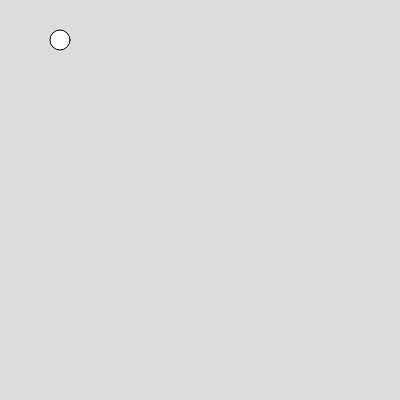
Frame 1 (no input)
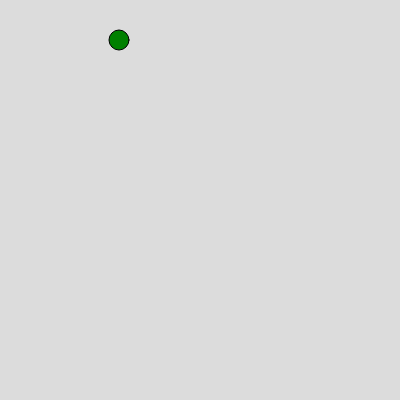
Frame 60 (no input)
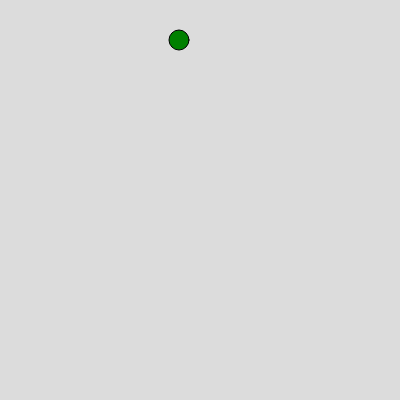
Frame 120 (the mouse pressed at the canvas centre since frame 60)

The p5.js sketch that drew these frames (run headless with seeded random() and noise() and a simulated clock; from frame 60 on, the mouse is pressed at the canvas centre):

// p5.js sketch
// ── sketch.js
var ball={
x:60,
y:40,
radius:20,
color:["blue","pink","green","red"],
x_speed:0,
y_speed:0
}

function setup() 
{
  createCanvas(400, 400);
 
}

function draw() 
{
  background(220);
  
  circle(ball.x,ball.y,ball.radius);
  fill(ball.color[2])
  ball.x_speed =1
  ball.x=ball.x + ball.x_speed
  
}
